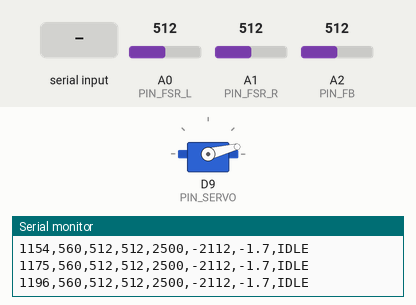
Recording of a sketch running on a simulated Arduino Uno R4 Minima. Parts: servo, the last lines printed to the serial monitor. The test bench sets the inputs (shaded band); at power-on: A0 (PIN_FSR_L) = 512, A1 (PIN_FSR_R) = 512, A2 (PIN_FB) = 512 (analog values on the 0–1023 scale).

Above: at 1.2 s.
1.3 s: "c\n" received over Serial
At 3.26 s:
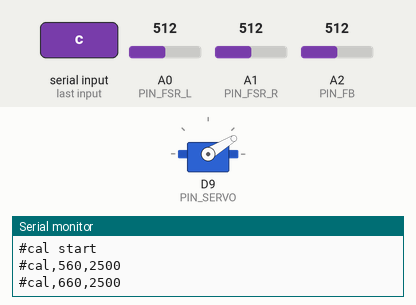
At 4.2 s:
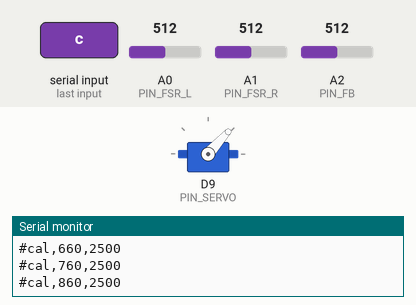
7.3 s: "r\n" received over Serial
At 7.47 s:
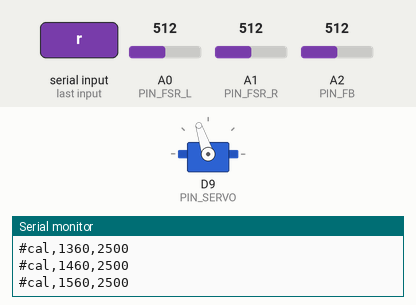
10.3 s: "g90\n" received over Serial
Timing chart, 0 to 13.3 s (numbered marks = the images above; inputs shaded):
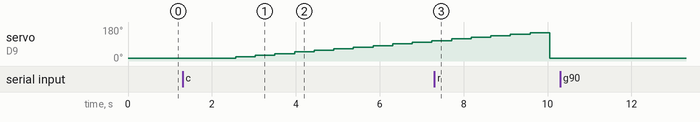

Measured:
- after the input at 1.3 s, servo on D9 (PIN_SERVO): moves from 14° to 108° over 4.7 s, starting after 1.3 s

The sketch:

gripper_test.ino
```cpp
// gripper_test.ino  —  UNO R4 WiFi
// サーボ（グリッパー）＋左右FSR＋位置フィードバックの動作確認用
//
// 配線
//   サーボ信号(白) -> D9
//   サーボ電源(赤/黒) -> 外部電源（黒はArduinoのGNDとも共通にする）
//   サーボのフィードバック線(緑) -> A2（約0.5V=全開 〜 2.2V=全閉）
//   FSR左 : 5V -- FSR -- A0 -- 10kΩ -- GND
//   FSR右 : 5V -- FSR -- A1 -- 10kΩ -- GND
//
// シリアル(115200)コマンド  ※改行で確定
//   u<マイクロ秒>  例: u1500  パルス幅で直接指定（細かく動かせる。約0.5ms=全開〜2.2ms=全閉）
//   a<角度>        例: a90    角度で指定（a0 = 544us、a180 = 2400us）
//   o              開く（PULSE_OPEN）
//   g              把持：FSRがしきい値を超えるまで少しずつ閉じて止める
//   s              停止（現在位置で保持）
//   p              データの出力を止める（PC側のプログラムが終了する前に送る）
//   r              データの出力を再開する（PC側のプログラムが起動したときに送る）
//   c              自動校正：何も挟まずに実行。全開→全閉へ100usずつ動かしてfbを記録し、
//                  diff/wmmの計算に使う（約10秒。電源を入れ直したら毎回やると良い）
//
// 出力（50Hz, CSV）: ms,us,fsrL,fsrR,fb,diff,wmm,state
//   us   = 指令パルス幅[マイクロ秒]
//   fb   = フィードバック電圧[mV]（実際の指の位置）
//   diff = us - (fbから推定した位置[us])。自由に動いている間はほぼ0。
//          指が物体や機構の端に当たって止まると、閉じる方向でプラスに大きくなる
//          fb→位置の換算は3点校正（折れ線）：CAL_US[] と CAL_FB[] の組
//   wmm  = 実際の指の位置(fb)から推定した指先の隙間[mm]。物をつかんだら≒物の幅

#include <Servo.h>

// ===== 校正で書き換える値（単位はマイクロ秒）=====
const int PULSE_MIN   = 560;   // 指令できる下限（機構の限界より少し内側に）
const int PULSE_MAX   = 2150;  // 指令できる上限
const int PULSE_OPEN  = 560;   // 全開
const int PULSE_CLOSE = 2120;  // 何も挟まないときの全閉（把持時もこれ以上閉じない）
const int FSR_TOUCH   = 80;    // 接触判定（0〜1023）
const int FSR_HOLD    = 400;   // 把持完了判定
const int STALL_DIFF  = 80;    // diffがこれを超えたら「指が物に当たって止まった」と判定
const int STALL_BACK  = 30;    // 止まったとき、実際の指の位置からこれだけ指令を戻す（押し付け防止）
const int STEP_US     = 10;    // 把持時に1回で閉じる量
const int STEP_MS     = 30;    // 把持時に閉じる間隔
// fbの2点校正（自由に動いている状態で実測した us と fb の組）
// fbの校正表（自由に動いている状態の us と fb の組。小さい順）
// 初期値は手で測った3点。c コマンドで細かい表に置き換わる
const int CAL_MAX = 24;
int   CAL_N = 3;
float CAL_US[CAL_MAX] = {560, 1500, 2150};
float CAL_FB[CAL_MAX] = {485, 1383, 2002};

// 指先の隙間の実測（us と mm の組。小さい順）
const int   WID_N = 5;
const float WID_US[WID_N] = {560,  1000, 1500, 2000, 2150};
const float WID_MM[WID_N] = {27.7, 19.0, 11.4, 4.6,  3.2};
// ===============================================

const int PIN_SERVO = 9;
const int PIN_FSR_L = A0;
const int PIN_FSR_R = A1;
const int PIN_FB    = A2;

Servo servo;
int us = PULSE_OPEN;
enum State { IDLE, GRASPING, HOLDING, STALL, LIMIT } state = IDLE;
const char* STATE_NAME[] = {"IDLE", "GRASPING", "HOLDING", "STALL", "LIMIT"};
//   HOLDING = 左右のFSRがどちらもしきい値を超えて停止（触覚で把持）
//   STALL   = FSRは片側しか反応しないが、指が物に当たって止まったので停止（位置で把持）
//   LIMIT   = 全閉まで閉じても何にも当たらなかった（空振り）

unsigned long lastStep = 0, lastPrint = 0;
bool streaming = true;  // false の間はCSVを出さない（USBの橋渡しが詰まるのを防ぐ）
String buf;

// fb[mV] → 位置[us] に換算（折れ線補間）
float fbToUs(float fb) {
  int i = 0;
  while (i < CAL_N - 2 && fb > CAL_FB[i + 1]) i++;
  float d = CAL_FB[i + 1] - CAL_FB[i];
  if (d < 1) d = 1;  // 0で割らない
  return CAL_US[i] + (fb - CAL_FB[i]) * (CAL_US[i + 1] - CAL_US[i]) / d;
}

// 位置[us] → 指先の隙間[mm]（折れ線補間）
float usToMm(float u) {
  int i = 0;
  while (i < WID_N - 2 && u > WID_US[i + 1]) i++;
  return WID_MM[i] + (u - WID_US[i]) * (WID_MM[i + 1] - WID_MM[i]) / (WID_US[i + 1] - WID_US[i]);
}

void moveUs(int p) {
  us = constrain(p, PULSE_MIN, PULSE_MAX);
  servo.writeMicroseconds(us);
}

long readFbAvg(int n) {
  long sum = 0;
  for (int i = 0; i < n; i++) { sum += analogRead(PIN_FB); delay(2); }
  return sum * 5000L / 16383 / n;
}

// 自動校正：開いた側から一方向に動かして記録（ギアのガタの影響をそろえる）
void calibrate() {
  Serial.println("#cal start");
  moveUs(PULSE_MIN);
  delay(800);
  float tmpUs[CAL_MAX], tmpFb[CAL_MAX];
  int n = 0;
  for (int p = PULSE_MIN; n < CAL_MAX; p += 100) {
    if (p > PULSE_MAX) p = PULSE_MAX;
    moveUs(p);
    delay(400);
    tmpUs[n] = p;
    tmpFb[n] = readFbAvg(32);
    Serial.print("#cal,"); Serial.print(p); Serial.print(','); Serial.println(tmpFb[n], 0);
    n++;
    if (p == PULSE_MAX) break;
  }
  moveUs(PULSE_OPEN);

  // 結果の確認：指が全開→全閉まで動いたなら、fbは1000mV以上変わり、単調に増えるはず
  bool ok = (tmpFb[n - 1] - tmpFb[0]) > 1000;
  for (int i = 1; i < n && ok; i++) if (tmpFb[i] <= tmpFb[i - 1]) ok = false;
  if (!ok) {
    Serial.println("#cal FAILED: 指が動いていません。サーボの電源(電池)と配線を確認してください。前の校正表のまま使います");
    return;
  }
  for (int i = 0; i < n; i++) { CAL_US[i] = tmpUs[i]; CAL_FB[i] = tmpFb[i]; }
  CAL_N = n;
  Serial.println("#cal done");
}

void handleCommand(String c) {
  c.trim();
  if (c.length() == 0) return;
  char k = c.charAt(0);
  if (k == 'u')      { state = IDLE; moveUs(c.substring(1).toInt()); }
  else if (k == 'a') { state = IDLE; moveUs(map(c.substring(1).toInt(), 0, 180, 544, 2400)); }
  else if (k == 'o') { state = IDLE; moveUs(PULSE_OPEN); }
  else if (k == 'g') { state = GRASPING; }
  else if (k == 's') { state = IDLE; }
  else if (k == 'c') { state = IDLE; calibrate(); }
  else if (k == 'p') { streaming = false; }
  else if (k == 'r') { streaming = true; Serial.println("ms,us,fsrL,fsrR,fb,diff,wmm,state"); }
}

void setup() {
  Serial.begin(115200);
  analogReadResolution(14);  // UNO R4は14bit(0〜16383)で読める。fbを細かく測るため
  // 既定(544〜2400us)より広い範囲を指令できるようにする
  servo.attach(PIN_SERVO, 400, 2500);
  moveUs(PULSE_OPEN);
  Serial.println("ms,us,fsrL,fsrR,fb,diff,wmm,state");
}

void loop() {
  while (Serial.available()) {
    char ch = Serial.read();
    if (ch == '\n') { handleCommand(buf); buf = ""; }
    else buf += ch;
  }

  int fL = analogRead(PIN_FSR_L) >> 4;            // FSRは従来どおり0〜1023に換算
  int fR = analogRead(PIN_FSR_R) >> 4;
  long fb = analogRead(PIN_FB) * 5000L / 16383;   // mV
  float fbUs = fbToUs(fb);
  long diff = us - (long)fbUs;
  float wmm = usToMm(fbUs);
  unsigned long now = millis();

  // 把持：左右どちらもFSR_HOLDを超えたら停止。
  //       指が物に当たって止まったら(diff大)、少し戻して停止。全閉に達したら打ち切り
  if (state == GRASPING && now - lastStep >= STEP_MS) {
    lastStep = now;
    if (fL >= FSR_HOLD && fR >= FSR_HOLD) state = HOLDING;
    else if (diff >= STALL_DIFF) { moveUs((int)fbUs + STALL_BACK); state = STALL; }
    else if (us >= PULSE_CLOSE)           state = LIMIT;
    else moveUs(us + STEP_US);
  }

  if (streaming && now - lastPrint >= 20) {
    lastPrint = now;
    Serial.print(now); Serial.print(',');
    Serial.print(us);  Serial.print(',');
    Serial.print(fL);  Serial.print(',');
    Serial.print(fR);  Serial.print(',');
    Serial.print(fb);  Serial.print(',');
    Serial.print(diff); Serial.print(',');
    Serial.print(wmm, 1); Serial.print(',');
    Serial.println(STATE_NAME[state]);
  }
}
```
